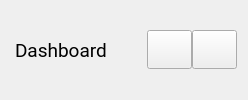
     <widget class="QWidget" name="menuBar" native="true">
      <property name="minimumSize">
       <size>
        <width>0</width>
        <height>40</height>
       </size>
      </property>
      <layout class="QHBoxLayout" name="horizontalLayout">
       <property name="spacing">
        <number>0</number>
       </property>
       <property name="leftMargin">
        <number>15</number>
       </property>
       <property name="topMargin">
        <number>0</number>
       </property>
       <property name="bottomMargin">
        <number>0</number>
       </property>
       <item>
        <widget class="QLabel" name="menuLabel">
         <property name="font">
          <font>
           <family>Roboto</family>
           <pointsize>14</pointsize>
          </font>
         </property>
         <property name="text">
          <string>Dashboard</string>
         </property>
        </widget>
       </item>
       <item>
        <spacer name="horizontalSpacer">
         <property name="orientation">
          <enum>Qt::Horizontal</enum>
         </property>
         <property name="sizeHint" stdset="0">
          <size>
           <width>40</width>
           <height>20</height>
          </size>
         </property>
        </spacer>
       </item>
       <item>
        <widget class="QPushButton" name="alerts">
         <property name="minimumSize">
          <size>
           <width>45</width>
           <height>39</height>
          </size>
         </property>
         <property name="maximumSize">
          <size>
           <width>45</width>
           <height>39</height>
          </size>
         </property>
         <property name="cursor">
          <cursorShape>PointingHandCursor</cursorShape>
         </property>
         <property name="toolTip">
          <string>Notifications</string>
         </property>
         <property name="text">
          <string/>
         </property>
         <property name="icon">
          <iconset resource="../resources/resources.qrc">
           <normaloff>:/images/images/notifications-white-24dp.svg</normaloff>:/images/images/notifications-white-24dp.svg</iconset>
         </property>
         <property name="iconSize">
          <size>
           <width>24</width>
           <height>24</height>
          </size>
         </property>
        </widget>
       </item>
       <item>
        <widget class="QPushButton" name="settings">
         <property name="minimumSize">
          <size>
           <width>45</width>
           <height>39</height>
          </size>
         </property>
         <property name="maximumSize">
          <size>
           <width>45</width>
           <height>39</height>
          </size>
         </property>
         <property name="cursor">
          <cursorShape>PointingHandCursor</cursorShape>
         </property>
         <property name="toolTip">
          <string>Settings</string>
         </property>
         <property name="text">
          <string/>
         </property>
         <property name="icon">
          <iconset resource="../resources/resources.qrc">
           <normaloff>:/images/images/settings-white-24dp.svg</normaloff>:/images/images/settings-white-24dp.svg</iconset>
         </property>
         <property name="iconSize">
          <size>
           <width>24</width>
           <height>24</height>
          </size>
         </property>
        </widget>
       </item>
      </layout>
     </widget>
